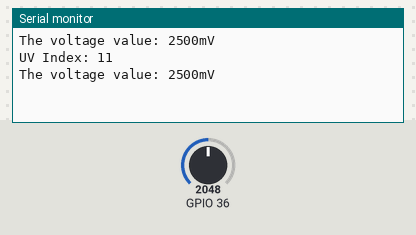
Simulated run of this sketch. Board: ESP32. On the bench: the last lines printed to the serial monitor. The inputs (shaded band) are chosen by the test bench; at power-on: GPIO 36 = 2048.

Above: at 6.8 s.
6.9 s: GPIO 36 set to 2866
At 8.3 s:
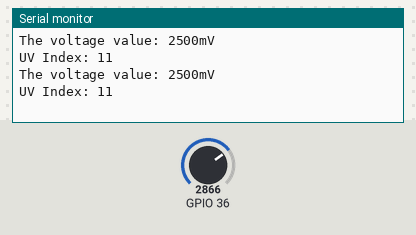
13.6 s: GPIO 36 set to 3603
At 19.9 s:
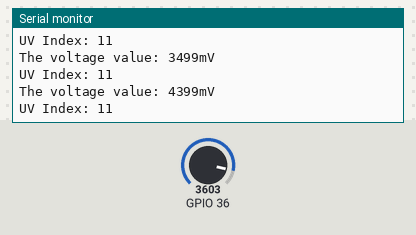
Timing chart, 0 to 21.4 s (numbered marks = the images above; inputs shaded):
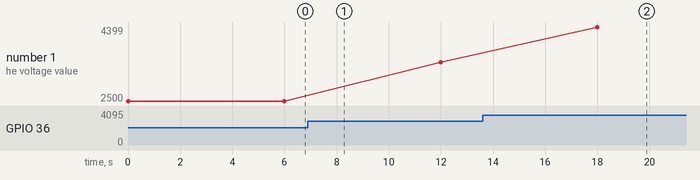

The sketch:

uvm30a.ino
```cpp
//#include <WiFi.h>
//#include <FirebaseESP32.h>
//
//// Wi-Fi credentials
//const char* ssid = "Avishka";
//const char* password = "12345678";
//
//// Firebase credentials
//const char* firebaseHost = "allinone-b44b0-default-rtdb.firebaseio.com";
//const char* firebaseAuth = "3HfPtW9FeVt1KUXXpHQopPKC9YE7Jk2llLgDts5x";

int uv;

// Firebase data object
//FirebaseData firebaseData;

void setup() {
  Serial.begin(9600);

  // Connect to Wi-Fi
//  WiFi.begin(ssid, password);
//  while (WiFi.status() != WL_CONNECTED) {
//    delay(1000);
//    Serial.println("Connecting to WiFi...");
//  }
//  Serial.println("Connected to WiFi");
//
//  // Initialize Firebase
//  Firebase.begin(firebaseHost, firebaseAuth);
//  Firebase.reconnectWiFi(true);
//  while (!Firebase.beginStream(firebaseData, "/")) {
//    Serial.println("Could not connect to Firebase");
//    delay(1000);
//  }
//  Serial.println("Connected to Firebase");
}

void loop() {
  int sensorValue;
  int mv;

  sensorValue = analogRead(A0);
  Serial.print("The voltage value: ");
  mv = sensorValue * 5000 / 4095.0;  // Adjusted for ESP32 ADC range
  Serial.print(mv);
  Serial.println("mV");
  delay(1000);

  uv = UVIndex(mv);
  Serial.print("UV Index: ");
  Serial.println(uv);

  // Update Firebase data
//  Firebase.setInt(firebaseData, "/UVIndex", uv);
//  if (firebaseData.dataAvailable() && firebaseData.dataType() == "null") {
//    Serial.println("Firebase data upload failed");
//  }

  delay(5000); // Wait for 5 seconds before the next reading
}

int UVIndex(int v) {
  if (v < 50) {
    return 0;
  } else if (50 < v && v < 227) {
    return 1;
  } else if (227 < v && v < 318) {
    return 2;
  } else if (318 < v && v < 408) {
    return 3;
  } else if (408 < v && v < 503) {
    return 4;
  } else if (503 < v && v < 606) {
    return 5;
  } else if (606 < v && v < 696) {
    return 6;
  } else if (696 < v && v < 795) {
    return 7;
  } else if (795 < v && v < 881) {
    return 8;
  } else if (976 < v && v < 1079) {
    return 9;
  } else if (1079 < v && v < 1170) {
    return 10;
  } else if (v >= 1170) {
    return 11;
  }
  // Default case
  return -1;
}
```

Measured:
- after the input at 13.6 s, the serial monitor: prints a new line after 4.4 s (image 2)
- plotted number 1: 2500 → 3499 after the input at 6.9 s, 3499 → 4399 after the input at 13.6 s
